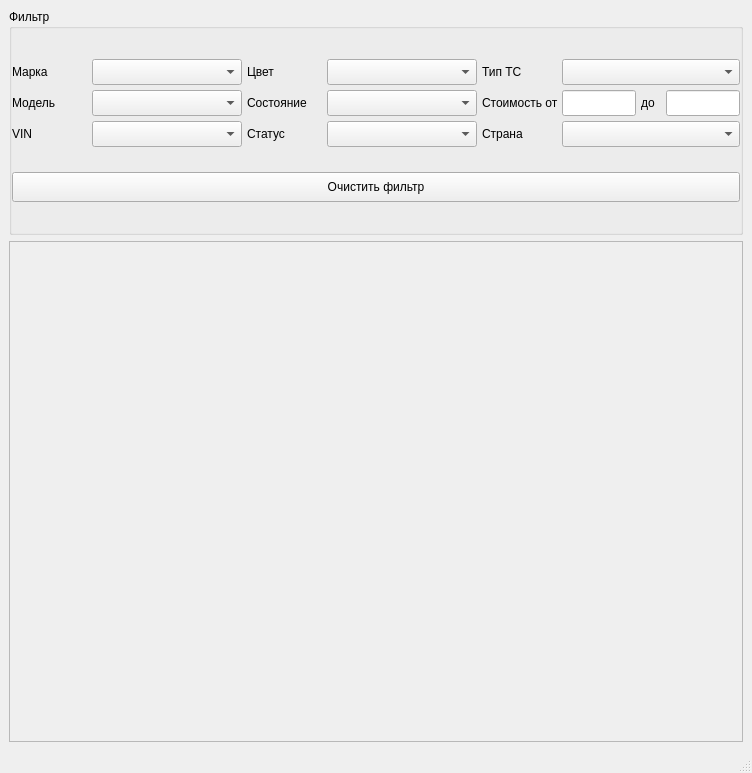
<?xml version="1.0" encoding="UTF-8"?>
<ui version="4.0">
 <class>ListTransportWindow</class>
 <widget class="QMainWindow" name="ListTransportWindow">
  <property name="geometry">
   <rect>
    <x>0</x>
    <y>0</y>
    <width>752</width>
    <height>773</height>
   </rect>
  </property>
  <property name="windowTitle">
   <string>MainWindow</string>
  </property>
  <widget class="QWidget" name="centralwidget">
   <layout class="QVBoxLayout" name="verticalLayout_2">
    <item alignment="Qt::AlignTop">
     <widget class="QGroupBox" name="groupBox">
      <property name="sizePolicy">
       <sizepolicy hsizetype="Preferred" vsizetype="Preferred">
        <horstretch>0</horstretch>
        <verstretch>0</verstretch>
       </sizepolicy>
      </property>
      <property name="minimumSize">
       <size>
        <width>0</width>
        <height>0</height>
       </size>
      </property>
      <property name="title">
       <string>Фильтр</string>
      </property>
      <layout class="QVBoxLayout" name="verticalLayout">
       <property name="spacing">
        <number>5</number>
       </property>
       <property name="leftMargin">
        <number>0</number>
       </property>
       <property name="topMargin">
        <number>30</number>
       </property>
       <property name="rightMargin">
        <number>0</number>
       </property>
       <property name="bottomMargin">
        <number>30</number>
       </property>
       <item>
        <layout class="QHBoxLayout" name="horizontalLayout">
         <item>
          <layout class="QFormLayout" name="formLayout">
           <property name="horizontalSpacing">
            <number>0</number>
           </property>
           <property name="verticalSpacing">
            <number>5</number>
           </property>
           <item row="0" column="0">
            <widget class="QLabel" name="label">
             <property name="minimumSize">
              <size>
               <width>80</width>
               <height>26</height>
              </size>
             </property>
             <property name="maximumSize">
              <size>
               <width>80</width>
               <height>16777215</height>
              </size>
             </property>
             <property name="text">
              <string>Марка</string>
             </property>
            </widget>
           </item>
           <item row="0" column="1">
            <widget class="QComboBox" name="brand">
             <property name="minimumSize">
              <size>
               <width>150</width>
               <height>26</height>
              </size>
             </property>
             <property name="cursor">
              <cursorShape>PointingHandCursor</cursorShape>
             </property>
            </widget>
           </item>
           <item row="1" column="0">
            <widget class="QLabel" name="label_2">
             <property name="minimumSize">
              <size>
               <width>80</width>
               <height>26</height>
              </size>
             </property>
             <property name="maximumSize">
              <size>
               <width>80</width>
               <height>16777215</height>
              </size>
             </property>
             <property name="text">
              <string>Модель</string>
             </property>
            </widget>
           </item>
           <item row="1" column="1">
            <widget class="QComboBox" name="model">
             <property name="minimumSize">
              <size>
               <width>150</width>
               <height>26</height>
              </size>
             </property>
             <property name="cursor">
              <cursorShape>PointingHandCursor</cursorShape>
             </property>
            </widget>
           </item>
           <item row="2" column="0">
            <widget class="QLabel" name="label_3">
             <property name="minimumSize">
              <size>
               <width>80</width>
               <height>26</height>
              </size>
             </property>
             <property name="maximumSize">
              <size>
               <width>80</width>
               <height>16777215</height>
              </size>
             </property>
             <property name="text">
              <string>VIN</string>
             </property>
            </widget>
           </item>
           <item row="2" column="1">
            <widget class="QComboBox" name="bodywork">
             <property name="minimumSize">
              <size>
               <width>150</width>
               <height>26</height>
              </size>
             </property>
             <property name="cursor">
              <cursorShape>PointingHandCursor</cursorShape>
             </property>
            </widget>
           </item>
          </layout>
         </item>
         <item>
          <layout class="QFormLayout" name="formLayout_2">
           <property name="horizontalSpacing">
            <number>0</number>
           </property>
           <property name="verticalSpacing">
            <number>5</number>
           </property>
           <item row="0" column="0">
            <widget class="QLabel" name="label_4">
             <property name="minimumSize">
              <size>
               <width>80</width>
               <height>26</height>
              </size>
             </property>
             <property name="maximumSize">
              <size>
               <width>80</width>
               <height>16777215</height>
              </size>
             </property>
             <property name="text">
              <string>Цвет</string>
             </property>
            </widget>
           </item>
           <item row="0" column="1">
            <widget class="QComboBox" name="color_id">
             <property name="minimumSize">
              <size>
               <width>150</width>
               <height>26</height>
              </size>
             </property>
             <property name="cursor">
              <cursorShape>PointingHandCursor</cursorShape>
             </property>
            </widget>
           </item>
           <item row="1" column="0">
            <widget class="QLabel" name="label_6">
             <property name="minimumSize">
              <size>
               <width>80</width>
               <height>26</height>
              </size>
             </property>
             <property name="maximumSize">
              <size>
               <width>80</width>
               <height>16777215</height>
              </size>
             </property>
             <property name="text">
              <string>Состояние</string>
             </property>
            </widget>
           </item>
           <item row="1" column="1">
            <widget class="QComboBox" name="state">
             <property name="minimumSize">
              <size>
               <width>150</width>
               <height>26</height>
              </size>
             </property>
             <property name="cursor">
              <cursorShape>PointingHandCursor</cursorShape>
             </property>
            </widget>
           </item>
           <item row="2" column="0">
            <widget class="QLabel" name="label_5">
             <property name="minimumSize">
              <size>
               <width>80</width>
               <height>26</height>
              </size>
             </property>
             <property name="maximumSize">
              <size>
               <width>80</width>
               <height>16777215</height>
              </size>
             </property>
             <property name="text">
              <string>Статус</string>
             </property>
            </widget>
           </item>
           <item row="2" column="1">
            <widget class="QComboBox" name="status_transport_id">
             <property name="minimumSize">
              <size>
               <width>150</width>
               <height>26</height>
              </size>
             </property>
             <property name="cursor">
              <cursorShape>PointingHandCursor</cursorShape>
             </property>
            </widget>
           </item>
          </layout>
         </item>
         <item>
          <layout class="QGridLayout" name="gridLayout_2">
           <property name="horizontalSpacing">
            <number>0</number>
           </property>
           <property name="verticalSpacing">
            <number>5</number>
           </property>
           <item row="1" column="1">
            <layout class="QGridLayout" name="gridLayout">
             <property name="horizontalSpacing">
              <number>5</number>
             </property>
             <property name="verticalSpacing">
              <number>0</number>
             </property>
             <item row="0" column="1">
              <widget class="QLineEdit" name="market_price__min">
               <property name="minimumSize">
                <size>
                 <width>60</width>
                 <height>26</height>
                </size>
               </property>
               <property name="maximumSize">
                <size>
                 <width>16777215</width>
                 <height>16777215</height>
                </size>
               </property>
              </widget>
             </item>
             <item row="0" column="2">
              <widget class="QLabel" name="label_10">
               <property name="minimumSize">
                <size>
                 <width>20</width>
                 <height>26</height>
                </size>
               </property>
               <property name="maximumSize">
                <size>
                 <width>20</width>
                 <height>16777215</height>
                </size>
               </property>
               <property name="text">
                <string>до</string>
               </property>
              </widget>
             </item>
             <item row="0" column="3">
              <widget class="QLineEdit" name="market_price__max">
               <property name="minimumSize">
                <size>
                 <width>60</width>
                 <height>26</height>
                </size>
               </property>
               <property name="maximumSize">
                <size>
                 <width>16777215</width>
                 <height>16777215</height>
                </size>
               </property>
              </widget>
             </item>
            </layout>
           </item>
           <item row="0" column="1">
            <widget class="QComboBox" name="type_transport_id">
             <property name="minimumSize">
              <size>
               <width>150</width>
               <height>26</height>
              </size>
             </property>
             <property name="cursor">
              <cursorShape>PointingHandCursor</cursorShape>
             </property>
            </widget>
           </item>
           <item row="1" column="0">
            <widget class="QLabel" name="label_8">
             <property name="minimumSize">
              <size>
               <width>80</width>
               <height>26</height>
              </size>
             </property>
             <property name="maximumSize">
              <size>
               <width>80</width>
               <height>16777215</height>
              </size>
             </property>
             <property name="text">
              <string>Стоимость от</string>
             </property>
            </widget>
           </item>
           <item row="0" column="0">
            <widget class="QLabel" name="label_7">
             <property name="minimumSize">
              <size>
               <width>80</width>
               <height>26</height>
              </size>
             </property>
             <property name="maximumSize">
              <size>
               <width>80</width>
               <height>16777215</height>
              </size>
             </property>
             <property name="text">
              <string>Тип ТС</string>
             </property>
            </widget>
           </item>
           <item row="2" column="0">
            <widget class="QLabel" name="label_11">
             <property name="minimumSize">
              <size>
               <width>80</width>
               <height>26</height>
              </size>
             </property>
             <property name="maximumSize">
              <size>
               <width>80</width>
               <height>16777215</height>
              </size>
             </property>
             <property name="text">
              <string>Страна</string>
             </property>
            </widget>
           </item>
           <item row="2" column="1">
            <widget class="QComboBox" name="coutry">
             <property name="minimumSize">
              <size>
               <width>150</width>
               <height>26</height>
              </size>
             </property>
             <property name="cursor">
              <cursorShape>PointingHandCursor</cursorShape>
             </property>
            </widget>
           </item>
          </layout>
         </item>
        </layout>
       </item>
       <item>
        <spacer name="verticalSpacer">
         <property name="orientation">
          <enum>Qt::Vertical</enum>
         </property>
         <property name="sizeHint" stdset="0">
          <size>
           <width>20</width>
           <height>20</height>
          </size>
         </property>
        </spacer>
       </item>
       <item>
        <widget class="QPushButton" name="btn_clear_filters">
         <property name="minimumSize">
          <size>
           <width>0</width>
           <height>30</height>
          </size>
         </property>
         <property name="cursor">
          <cursorShape>PointingHandCursor</cursorShape>
         </property>
         <property name="text">
          <string>Очистить фильтр</string>
         </property>
        </widget>
       </item>
      </layout>
     </widget>
    </item>
    <item>
     <widget class="QScrollArea" name="scrollArea">
      <property name="maximumSize">
       <size>
        <width>16777215</width>
        <height>16777215</height>
       </size>
      </property>
      <property name="widgetResizable">
       <bool>true</bool>
      </property>
      <widget class="QWidget" name="scrollAreaWidgetContents">
       <property name="geometry">
        <rect>
         <x>0</x>
         <y>0</y>
         <width>732</width>
         <height>477</height>
        </rect>
       </property>
       <layout class="QVBoxLayout" name="verticalLayout_4">
        <property name="spacing">
         <number>0</number>
        </property>
        <property name="leftMargin">
         <number>0</number>
        </property>
        <property name="topMargin">
         <number>0</number>
        </property>
        <property name="rightMargin">
         <number>0</number>
        </property>
        <property name="bottomMargin">
         <number>5</number>
        </property>
        <item>
         <layout class="QVBoxLayout" name="listTransportLayout">
          <property name="spacing">
           <number>5</number>
          </property>
         </layout>
        </item>
        <item>
         <spacer name="verticalSpacer_2">
          <property name="orientation">
           <enum>Qt::Vertical</enum>
          </property>
          <property name="sizeHint" stdset="0">
           <size>
            <width>20</width>
            <height>300</height>
           </size>
          </property>
         </spacer>
        </item>
       </layout>
      </widget>
     </widget>
    </item>
   </layout>
  </widget>
  <widget class="QMenuBar" name="menubar">
   <property name="geometry">
    <rect>
     <x>0</x>
     <y>0</y>
     <width>752</width>
     <height>21</height>
    </rect>
   </property>
  </widget>
  <widget class="QStatusBar" name="statusbar"/>
 </widget>
 <resources/>
 <connections/>
</ui>
